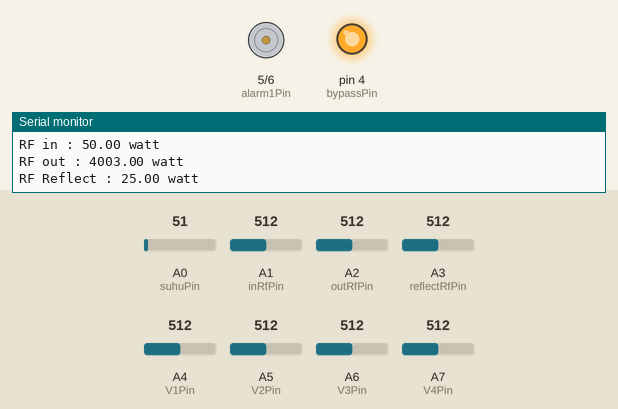
A sketch run on a simulated Arduino Nano, built with avr-gcc and run on an emulated ATmega328P. Parts: motor-driver pin pairs drawn as motors (green arrow = first pin HIGH = forward, orange = second pin HIGH = backward, longer = more drive), output pins drawn as LEDs (lit = HIGH), the last lines printed to the serial monitor. The test bench sets the inputs (shaded band); at power-on: A1 (inRfPin) = 512, A2 (outRfPin) = 512, A0 (suhuPin) = 51, A3 (reflectRfPin) = 512, A4 (V1Pin) = 512, A5 (V2Pin) = 512, A6 (V3Pin) = 512, A7 (V4Pin) = 512.

Above: at 1.3 s.
1.4 s: A1 (inRfPin) set to 913
2.9 s: A1 (inRfPin) set to 937
At 3.9 s:
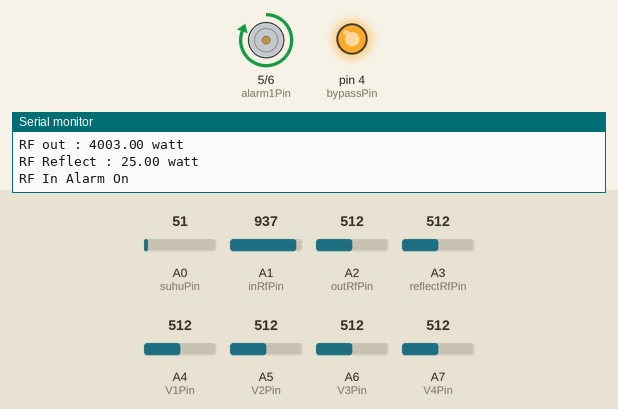
4.7 s: A2 (outRfPin) set to 887
7.0 s: A2 (outRfPin) set to 905
At 8.3 s:
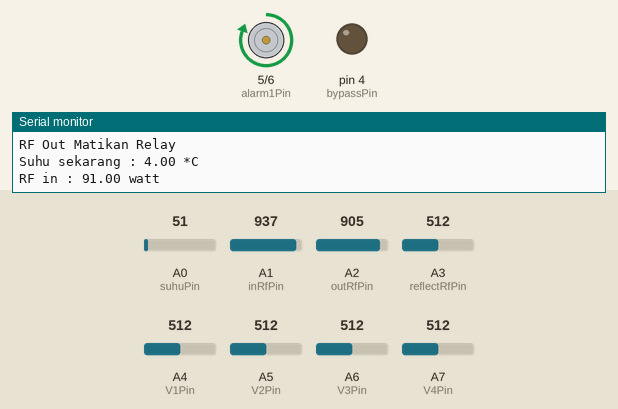
8.6 s: A0 (suhuPin) set to 93
11.7 s: A0 (suhuPin) set to 109
Timing chart, 0 to 14.2 s (numbered marks = the images above; inputs shaded):
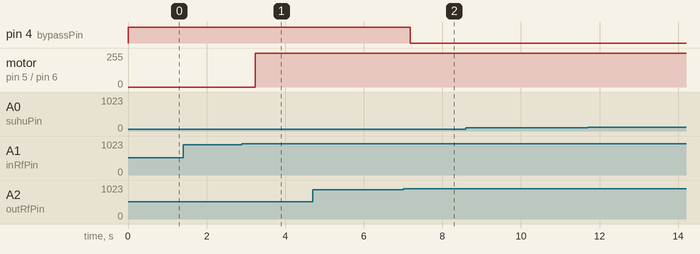

The sketch:

RadioLimiter.ino
```cpp
/*
  Radio Limiter

  created by Rizal Aditiya
*/
#include <EEPROM.h>

int sensorMin = 0;    // sensor minimum, discovered through experiment
int sensorMax = 1023;  // sensor maximum, discovered through experiment

int inRfMin = 0;    // 0 - 100 watt
int inRfMax = 100;

int outRfMin = 0;    // 0 - 8000 watt
int outRfMax = 8000;

int reflectRfMin = 0;    // 0 - 50 watt
int reflectRfMax = 50;

int suhuMin = 0;    // 0 - 100 watt
int suhuMax = 100;

int suhuPin = A0;       // input sensor temperature
int inRfPin = A1;      // RF in
int outRfPin = A2;     // RF out Forward
int reflectRfPin = A3; // RF Reflected
int V1Pin = A4;
int V2Pin = A5;
int V3Pin = A6;
int V4Pin = A7;
int alarm1 = 0;
int alarm2 = 0;

const int fanStep1Pin = 2;  // Fan 1
const int fanStep2Pin = 3;  // Fan 2
const int bypassPin = 4;  // bypass
const int alarm1Pin = 5;  // reset
const int alarm2Pin = 6;  // reset
const int resetPin = 7;  // reset

// declare variable
float suhuValue = 0;
float inRfValue = 0;
float outRfValue = 0;
float reflectRfValue = 0;
float V1Value = 0;
float V2Value = 0;
float V3Value = 0;
float V4Value = 0;

float suhuH = 35;
float suhuHH = 40;
float suhuHHH = 45;
float suhuHHHH = 50;
float inRfH = 90;
float inRfHH = 95;
float outRfH = 6000;
float outRfHH = 7000;
float reflectRfH = 40;
float reflectRfHH = 45;

float V1ValueH = 4;
float V1ValueHH = 4.5;
float V2ValueH = 4;
float V2ValueHH = 4.5;
float V3ValueH = 4;
float V3ValueHH = 4.5;
float V4ValueH = 4;
float V4ValueHH = 4.5;


void setup() {
  Serial.begin(9600);
  // declare the ledPin as an OUTPUT:
  pinMode(fanStep1Pin, OUTPUT);
  pinMode(fanStep2Pin, OUTPUT);
  pinMode(bypassPin, OUTPUT);
  pinMode(alarm1Pin, OUTPUT);
  pinMode(alarm2Pin, OUTPUT);
  pinMode(resetPin, OUTPUT);

  bool fanStep1PinValue = 0;
  bool fanStep3PinValue = 0;

  //Khusus By Pass Normaly Open
  bool bypassPinValue = 1;

  bool alarm1PinValue = 0;
  bool alarm2PinValue = 0;
  bool resetPinValue = 0;

  float f = 0.00f;   //Variable to store data read from EEPROM.
  int eeAddress = 0; //EEPROM address to start reading from

  //By Pass Relay normaly on
  digitalWrite(bypassPin, HIGH);


}


void loop() {
  // baca suhu:
  suhuValue = bacaSuhu(analogRead(suhuPin));
  // baca RF in:
  inRfValue = bacaRfIn(analogRead(inRfPin));
  // baca RF Out:
  outRfValue = bacaRfOut(analogRead(outRfPin));
  // baca RF reflect:
  reflectRfValue = bacaRfReflect(analogRead(reflectRfPin));
  // baca V1:
  V1Value = bacaVolt(analogRead(V1Pin));
  // baca V2:
  V2Value = bacaVolt(analogRead(V2Pin));
  // baca V3:
  V3Value = bacaVolt(analogRead(V3Pin));
  // baca V4:
  V4Value = bacaVolt(analogRead(V4Pin));

  //start awal check semua kondisi interlock


  // stop the program for <sensorValue> milliseconds:
  Serial.print("Suhu sekarang : ");
  Serial.print(suhuValue);
  Serial.print(" *C");
  Serial.println();

  /* 0-100 watt*/
  Serial.print("RF in : ");
  Serial.print(inRfValue);
  Serial.print(" watt");
  Serial.println();

  /* 0-8000 watt*/
  Serial.print("RF out : ");
  Serial.print(outRfValue);
  Serial.print(" watt");
  Serial.println();

  /* 0-50 watt*/
  Serial.print("RF Reflect : ");
  Serial.print(reflectRfValue);
  Serial.print(" watt");
  Serial.println();

  //step 1 fan
  if (suhuValue >= suhuH && suhuValue < suhuHH) {
    Serial.println("Step 1 FAN");
    digitalWrite(fanStep1Pin, HIGH);
  } else {
    digitalWrite(fanStep1Pin, LOW);
  }

  if (suhuValue >= suhuHH && suhuValue < suhuHHH){
    Serial.println("Step 2 FAN");
    digitalWrite(fanStep2Pin, HIGH);
  } else {
    digitalWrite(fanStep2Pin, LOW);
  }

  if (suhuValue >= suhuHHH && suhuValue < suhuHHHH){
    Serial.println("Alarm On");
    digitalWrite(alarm1Pin, HIGH);
  }

  if (suhuValue > suhuHHHH){
    Serial.println("Suhu Matikan Relay");
    digitalWrite(bypassPin, LOW);
  }

  // Check RF In

  if (inRfValue >= inRfH && inRfValue < inRfHH){
    Serial.println("RF In Alarm On");
    digitalWrite(alarm1Pin, HIGH);
  }

  if (inRfValue >= inRfHH){
    Serial.println("RF In Matikan Relay");
    digitalWrite(bypassPin, LOW);
  }


  // Check RF Out

  if (outRfValue >= outRfH && outRfValue < outRfHH){
    Serial.println("RF Out Alarm On");
    digitalWrite(alarm1Pin, HIGH);
  }

  if (outRfValue >= outRfHH){
    Serial.println("RF Out Matikan Relay");
    digitalWrite(bypassPin, LOW);
  }

  // Check RF Reflect

  if (reflectRfValue >= reflectRfH && reflectRfValue < reflectRfHH){
    Serial.println("RF Reflect Alarm On");
    digitalWrite(alarm1Pin, HIGH);
  }

  if (reflectRfValue >= reflectRfHH){
    Serial.println("RF Reflect Matikan Relay");
    digitalWrite(bypassPin, LOW);
  }


  Serial.println();
  delay(500);
}

void resetAlarm(){
  digitalWrite(alarm1Pin, LOW);
  digitalWrite(alarm2Pin, LOW);
  digitalWrite(bypassPin, HIGH);
}

float bacaVolt(int value){
    return map(value, sensorMin, sensorMax, 0, 5);
}
float bacaRfIn(float value){
    return map(value, sensorMin, sensorMax, inRfMin, inRfMax);
}
float bacaRfOut(float value){
    return map(value, sensorMin, sensorMax, outRfMin, outRfMax);
}
float bacaRfReflect(float value){
    return map(value, sensorMin, sensorMax, reflectRfMin, reflectRfMax);
}
float bacaSuhu(int value){
    return map(value, sensorMin, sensorMax, suhuMin, suhuMax);
}
```

Measured:
- the behaviour switches between 920 and 921 on A1 (inRfPin) (found by bisection; images 0 and 1)
- the behaviour switches between 895 and 896 on A2 (outRfPin) (found by bisection; images 1 and 2)
- after the input at 2.9 s, motor on pin 5 (alarm1Pin) / pin 6 (alarm2Pin): stopped → forward 255/255 after 0.34 s
- after the input at 7.0 s, pin 4 (bypassPin): HIGH → LOW after 0.18 s
